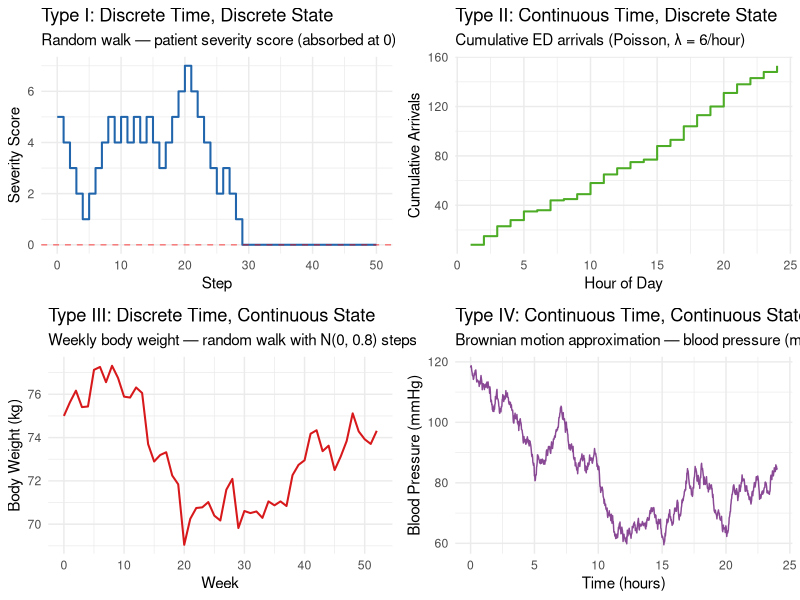

R code for this plot:
# BDAT 624 — Module 1, Lesson 1
# Solution: Simulating the Four Types of Stochastic Processes

library(ggplot2)
library(dplyr)
library(gridExtra)

set.seed(42)

# ============================================================
# TYPE I: Discrete Time, Discrete State
# Random walk with absorbing barrier at 0
# ============================================================

n_steps <- 50
start_state <- 5

rw <- rep(NA, n_steps + 1)
rw[1] <- start_state

for (i in 2:(n_steps + 1)) {
  if (rw[i - 1] == 0) {
    rw[i] <- 0  # absorbing barrier: once at 0, stay at 0
  } else {
    step <- sample(c(-1, 1), 1)
    rw[i] <- max(0, rw[i - 1] + step)
  }
}

df_rw <- data.frame(step = 0:n_steps, state = rw)

# ============================================================
# TYPE II: Continuous Time, Discrete State
# Poisson arrivals at an emergency department over 24 hours
# ============================================================

lambda_per_hour <- 6
hours <- 24

arrivals <- rpois(hours, lambda = lambda_per_hour)
cum_arrivals <- cumsum(arrivals)

df_pois <- data.frame(hour = 1:hours, cumulative = cum_arrivals)

# ============================================================
# TYPE III: Discrete Time, Continuous State
# Weekly body weight fluctuations over one year
# ============================================================

n_weeks <- 52
start_weight <- 75
sd_weekly <- 0.8

weight <- rep(NA, n_weeks + 1)
weight[1] <- start_weight

for (i in 2:(n_weeks + 1)) {
  weight[i] <- weight[i - 1] + rnorm(1, mean = 0, sd = sd_weekly)
}

df_weight <- data.frame(week = 0:n_weeks, kg = weight)

# ============================================================
# TYPE IV: Continuous Time, Continuous State
# Brownian motion approximation — continuous blood pressure trace
# ============================================================

n_points <- 1000
bm_increments <- rnorm(n_points, mean = 0, sd = 1)
bm_path <- cumsum(bm_increments)

# Shift and scale to physiologically plausible blood pressure range
bm_path <- 120 + 15 * (bm_path / sd(bm_path))

df_bm <- data.frame(
  t  = seq(0, 24, length.out = n_points),
  bp = bm_path
)

# ============================================================
# PLOTTING
# ============================================================

p1 <- ggplot(df_rw, aes(x = step, y = state)) +
  geom_step(colour = "#2166ac", linewidth = 0.7) +
  geom_hline(yintercept = 0, linetype = "dashed", colour = "red", alpha = 0.5) +
  labs(
    title    = "Type I: Discrete Time, Discrete State",
    subtitle = "Random walk — patient severity score (absorbed at 0)",
    x        = "Step",
    y        = "Severity Score"
  ) +
  theme_minimal()

p2 <- ggplot(df_pois, aes(x = hour, y = cumulative)) +
  geom_step(colour = "#4dac26", linewidth = 0.7) +
  labs(
    title    = "Type II: Continuous Time, Discrete State",
    subtitle = "Cumulative ED arrivals (Poisson, λ = 6/hour)",
    x        = "Hour of Day",
    y        = "Cumulative Arrivals"
  ) +
  theme_minimal()

p3 <- ggplot(df_weight, aes(x = week, y = kg)) +
  geom_line(colour = "#d7191c", linewidth = 0.7) +
  labs(
    title    = "Type III: Discrete Time, Continuous State",
    subtitle = "Weekly body weight — random walk with N(0, 0.8) steps",
    x        = "Week",
    y        = "Body Weight (kg)"
  ) +
  theme_minimal()

p4 <- ggplot(df_bm, aes(x = t, y = bp)) +
  geom_line(colour = "#762a83", linewidth = 0.5, alpha = 0.85) +
  labs(
    title    = "Type IV: Continuous Time, Continuous State",
    subtitle = "Brownian motion approximation — blood pressure (mmHg)",
    x        = "Time (hours)",
    y        = "Blood Pressure (mmHg)"
  ) +
  theme_minimal()

grid.arrange(p1, p2, p3, p4, nrow = 2)

# ============================================================
# REFLECTION ANSWER
# ============================================================
# Type II (Poisson arrivals) shows the most predictable long-run behaviour:
# the cumulative count grows almost linearly with slope λ = 6/hour.
# By the law of large numbers the empirical rate converges to λ.
#
# Type IV (Brownian motion) is hardest to model deterministically.
# Its sample paths have infinite variation and no smooth trend — the
# process wanders arbitrarily far from any fixed trajectory, so a
# single deterministic curve cannot capture its typical behaviour.
